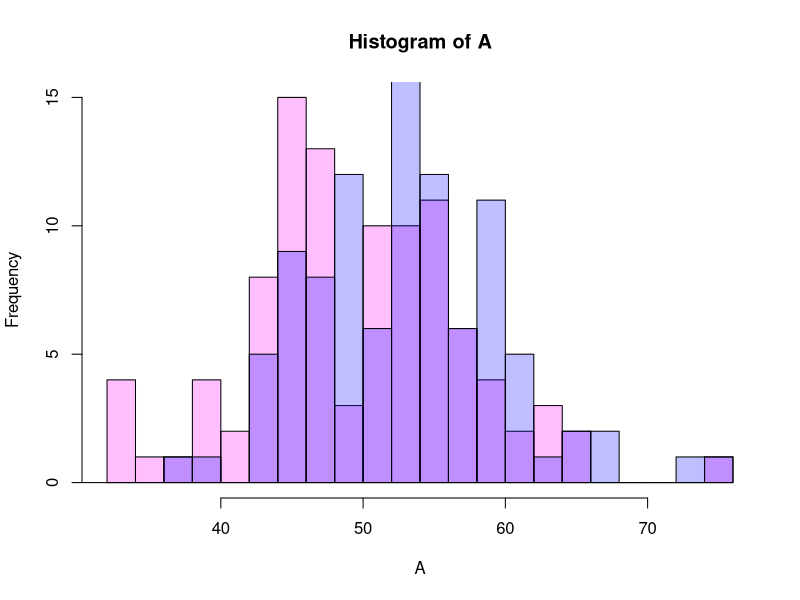
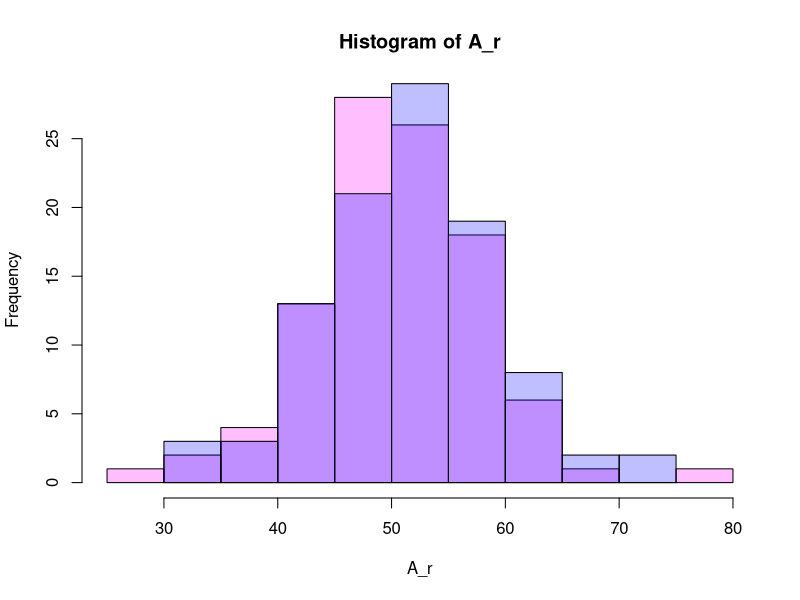

The R source for these figures, in order:


# 非復元抽出
	A <- rpois(100,50) # 平均50のポアソン分布、100個の無作為抽出標本
	B <- rpois(100,52)

	hist(A, breaks= 20, col= "#ff00ff40") # col表示histogram塗色
	hist(B, breaks= 20, col= "#0000ff40", add= TRUE)
	Diff <- abs(mean(A) - mean(B))
	Data <- c(A,B)
	data_r <- sample(Data, replace= FALSE) # 随机排序 replace=F: 非復元

	#新群
	# A_r <- data_r[seq_along(length(A))]
	A_r <- data_r[1:length(A)]
	B_r <- data_r[(length(A)+1): length(data_r)]

	hist(A_r, breaks= 10, col= "#ff00ff40")
	hist(B_r, breaks= 10, col= "#0000ff40", add= TRUE)

	Diff_rs <- abs(mean(A_r) - mean(B_r))

	cat("Diff", Diff, "\n")
	cat("Diff_rs", Diff_rs, "\n")

# 随机化検定 Randomization
	n <- 4999 # 迭代数
	Diff_r <- numeric(n+1)
	Data <- c(A,B)

	for (i in 1:n) {
		data_r <- sample(Data, replace=F)
		A_r <- data_r[1: length(A)]
		B_r <- data_r[(length(A)+ 1): length(data_r)]
		Diff_r[i] <- abs(mean(A_r) - mean(B_r))
	}

	Diff_r[n+1] <- Diff
	largerCount <- sum(Diff_r >= Diff) # Diff_r.filter((r,i) => r >= Diff[i]).length に相当。i番目の要素がDiffのそれ以上のものを数える
	# zip(Diff_r, Diff).filter((r, x) => r >= x).length
	p <- largerCount/ (n+1)
	cat("largerCount", largerCount, "\n")
	cat("p", p, "\n")
